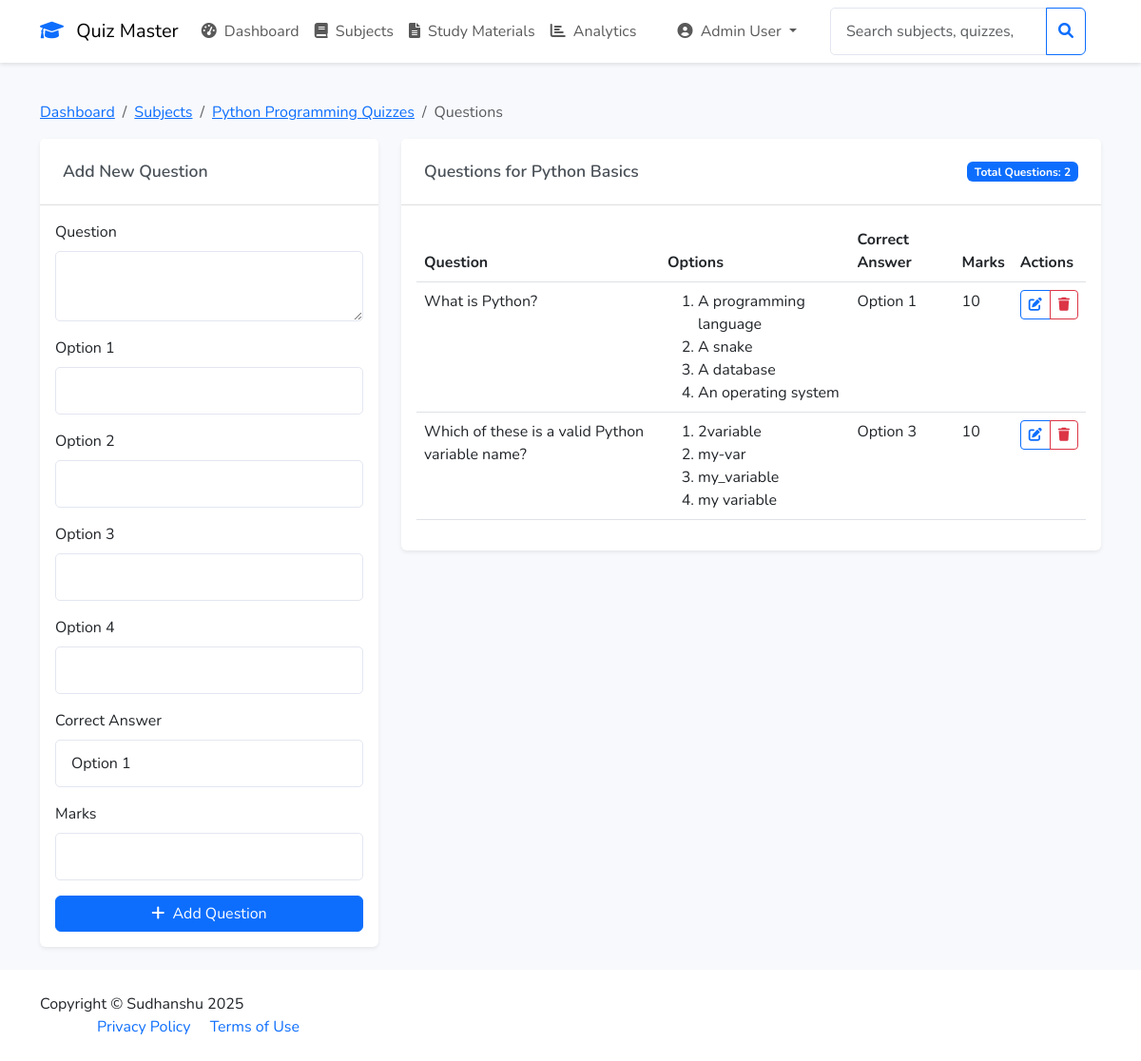
/admin/quiz/1/questions (signed in), run on the app's committed database.
### app/models/user.py (models this page shows, shortened)
class User(UserMixin, db.Model):
    __tablename__ = 'user'
    id = db.Column(db.Integer, primary_key=True)
    email = db.Column(db.String(120), unique=True, nullable=False)
    password_hash = db.Column(db.String(256), nullable=False)
    full_name = db.Column(db.String(100), nullable=False)
    qualification = db.Column(db.String(100), nullable=True)
    dob = db.Column(db.Date, nullable=True)
    is_admin = db.Column(db.Boolean, default=False)
    created_at = db.Column(db.DateTime, default=datetime.utcnow)
    scores = db.relationship('Score', backref='user', lazy=True)
    achievements = db.relationship('Achievement', backref='user', lazy=True)

### app/models/subject.py (models this page shows)
class Subject(db.Model):
    id = db.Column(db.Integer, primary_key=True)
    name = db.Column(db.String(100), nullable=False)
    description = db.Column(db.Text, nullable=True)
    created_at = db.Column(db.DateTime, default=datetime.utcnow)
    chapters = db.relationship('Chapter', backref='subject', lazy=True)

### app/models/quiz.py (models this page shows)
class Quiz(db.Model):
    __tablename__ = 'quiz'
    id = db.Column(db.Integer, primary_key=True)
    title = db.Column(db.String(100), nullable=False)
    subject_id = db.Column(db.Integer, db.ForeignKey('subject.id'), nullable=False)
    duration = db.Column(db.Integer, nullable=False)  # in minutes
    total_marks = db.Column(db.Integer, nullable=False)
    created_at = db.Column(db.DateTime, default=datetime.utcnow)
    difficulty = db.Column(db.String(20), default='intermediate')  # Changed from difficulty_level
    category = db.Column(db.String(50))
    is_public = db.Column(db.Boolean, default=True)
    time_limit_enforced = db.Column(db.Boolean, default=True)
    passing_percentage = db.Column(db.Float, default=60.0)
    allow_review = db.Column(db.Boolean, default=True)
    subject = db.relationship('Subject', backref='quizzes')
    questions = db.relationship('Question', backref='quiz', lazy=True)
    scores = db.relationship('Score', backref='quiz', lazy=True)
    DIFFICULTY_LEVELS = ['beginner', 'intermediate', 'advanced', 'expert']
    CATEGORIES = ['Programming', 'Mathematics', 'Science', 'General Knowledge']

### app/models/question.py (models this page shows)
class Question(db.Model):
    id = db.Column(db.Integer, primary_key=True)
    quiz_id = db.Column(db.Integer, db.ForeignKey('quiz.id'), nullable=False)
    question_text = db.Column(db.Text, nullable=False)
    option1 = db.Column(db.String(200), nullable=False)
    option2 = db.Column(db.String(200), nullable=False)
    option3 = db.Column(db.String(200), nullable=False)
    option4 = db.Column(db.String(200), nullable=False)
    correct_answer = db.Column(db.Integer, nullable=False)  # 1, 2, 3, or 4
    marks = db.Column(db.Integer, nullable=False)

### app/routes.py (the view, shortened to what this page needs)
@admin_bp.route('/quiz/<int:quiz_id>/questions', methods=['GET', 'POST'])
@admin_required
def add_questions(quiz_id):
    quiz = Quiz.query.get_or_404(quiz_id)
    form = QuestionForm()
    questions = Question.query.filter_by(quiz_id=quiz_id).all()
    return render_template('admin/questions.html',
                         form=form,
                         quiz=quiz,
                         questions=questions)

### app/forms.py
class QuestionForm(FlaskForm):
    question_text = TextAreaField('Question', validators=[DataRequired()])
    option1 = StringField('Option 1', validators=[DataRequired()])
    option2 = StringField('Option 2', validators=[DataRequired()])
    option3 = StringField('Option 3', validators=[DataRequired()])
    option4 = StringField('Option 4', validators=[DataRequired()])
    correct_answer = SelectField('Correct Answer',
                               choices=[(1, 'Option 1'), (2, 'Option 2'),
                                      (3, 'Option 3'), (4, 'Option 4')],
                               coerce=int,
                               validators=[DataRequired()])
    marks = IntegerField('Marks', validators=[DataRequired()])
    submit = SubmitField('Add Question')

### app/__init__.py (called while the page is built)
def create_app():
    app = Flask(__name__)
    app.config.from_object(Config)
    db.init_app(app)
    login_manager.init_app(app)
    mail.init_app(app)
    @login_manager.user_loader
    def load_user(id):
        return User.query.get(int(id))
    @app.template_filter('strftime')
    def _jinja2_filter_datetime(date, fmt=None):
        if fmt is None:
            fmt = '%Y-%m-%d %H:%M'
        return date.strftime(fmt) if date else ''
    from app.routes import auth_bp, admin_bp, user_bp, main_bp
    app.register_blueprint(main_bp)
    app.register_blueprint(auth_bp)
    app.register_blueprint(admin_bp)
    app.register_blueprint(user_bp)
    return app

### app/routes.py (called while the page is built)
def admin_required(f):
    @wraps(f)
    def decorated_function(*args, **kwargs):
        if not current_user.is_authenticated:
            return redirect(url_for('auth.login'))
        if not current_user.is_admin:
            flash('Access denied. Admin privileges required.', 'danger')
            return redirect(url_for('user.dashboard'))
        return f(*args, **kwargs)
    return decorated_function

### app/templates/admin/questions.html (shortened to what this page needs)
{% extends "base.html" %}
{% block content %}
<div class="container">
    <nav aria-label="breadcrumb" class="mt-3">
        <ol class="breadcrumb">
            <li class="breadcrumb-item"><a href="{{ url_for('admin.dashboard') }}">Dashboard</a></li>
            <li class="breadcrumb-item"><a href="{{ url_for('admin.manage_subjects') }}">Subjects</a></li>
            <li class="breadcrumb-item"><a href="{{ url_for('admin.subject_quizzes', subject_id=quiz.subject_id) }}">{{ quiz.subject.name }} Quizzes</a></li>
            <li class="breadcrumb-item active">Questions</li>
        </ol>
    </nav>
    <div class="row">
        <div class="col-md-4">
            <div class="card shadow-sm">
                <div class="card-header">
                    <h5 class="card-title mb-0">Add New Question</h5>
                </div>
                <div class="card-body">
                    <form method="POST">
                        <div class="mb-3">
                            {{ form.question_text.label(class="form-label") }}
                            {{ form.question_text(class="form-control") }}
                        </div>
                        <div class="mb-3">
                            {{ form.option1.label(class="form-label") }}
                            {{ form.option1(class="form-control") }}
                        </div>
                        <div class="mb-3">
                            {{ form.option2.label(class="form-label") }}
                            {{ form.option2(class="form-control") }}
                        </div>
                        <div class="mb-3">
                            {{ form.option3.label(class="form-label") }}
                            {{ form.option3(class="form-control") }}
                        </div>
                        <div class="mb-3">
                            {{ form.option4.label(class="form-label") }}
                            {{ form.option4(class="form-control") }}
                        </div>
                        <div class="mb-3">
                            {{ form.correct_answer.label(class="form-label") }}
                            {{ form.correct_answer(class="form-control") }}
                        </div>
                        <div class="mb-3">
                            {{ form.marks.label(class="form-label") }}
                            {{ form.marks(class="form-control", type="number") }}
                        </div>
                        <div class="d-grid">
                            <button type="submit" class="btn btn-primary">
                                <i class="fas fa-plus me-1"></i> Add Question
                            </button>
                        </div>
                    </form>
                </div>
            </div>
        </div>
        <div class="col-md-8">
            <div class="card shadow-sm">
                <div class="card-header d-flex justify-content-between align-items-center">
                    <h5 class="card-title mb-0">Questions for {{ quiz.title }}</h5>
                    <span class="badge bg-primary">Total Questions: {{ questions|length }}</span>
                </div>
                <div class="card-body">
                    {% if questions %}
                        <div class="table-responsive">
                            <table class="table table-hover">
                                <thead>
                                    <tr>
                                        <th>Question</th>
                                        <th>Options</th>
                                        <th>Correct Answer</th>
                                        <th>Marks</th>
                                        <th>Actions</th>
                                    </tr>
                                </thead>
                                <tbody>
                                    {% for question in questions %}
                                        <tr>
                                            <td>{{ question.question_text }}</td>
                                            <td>
                                                <ol type="1" class="mb-0">
                                                    <li>{{ question.option1 }}</li>
                                                    <li>{{ question.option2 }}</li>
                                                    <li>{{ question.option3 }}</li>
                                                    <li>{{ question.option4 }}</li>
                                                </ol>
                                            </td>
                                            <td>Option {{ question.correct_answer }}</td>
                                            <td>{{ question.marks }}</td>
                                            <td>
                                                <div class="btn-group">
                                                    <a href="{{ url_for('admin.edit_question', question_id=question.id) }}"
                                                       class="btn btn-sm btn-outline-primary">
                                                        <i class="fas fa-edit"></i>
                                                    </a>
                                                    <button type="button"
                                                            class="btn btn-sm btn-outline-danger"
                                                            onclick="confirmDelete({{ question.id }})">
                                                        <i class="fas fa-trash"></i>
                                                    </button>
                                                </div>
                                            </td>
                                        </tr>
                                    {% endfor %}
                                </tbody>
                            </table>
                        </div>
                    {% else %}
                        <div class="text-center py-4">
                            <i class="fas fa-question-circle fa-3x text-muted mb-3"></i>
                            <p class="lead">No questions added yet.</p>
                        </div>
                    {% endif %}
                </div>
            </div>
        </div>
    </div>
</div>
{% endblock %}

### app/templates/base.html (shortened to what this page needs)
<!DOCTYPE html>
<html lang="en">
<head>
    <link href="https://cdn.jsdelivr.net/npm/bootstrap@5.3.0/dist/css/bootstrap.min.css" rel="stylesheet">
    <link href="https://cdnjs.cloudflare.com/ajax/libs/font-awesome/6.0.0/css/all.min.css" rel="stylesheet">
    <link href="{{ url_for('static', filename='css/style.css') }}" rel="stylesheet">
</head>
<body>
    <nav class="navbar navbar-expand-lg navbar-light bg-white">
        <div class="container">
            <a class="navbar-brand" href="{{ url_for('main.index') }}">
                <i class="fas fa-graduation-cap text-primary me-2"></i>
                Quiz Master
            </a>
            <div class="collapse navbar-collapse" id="navbarNav">
                {% if current_user.is_authenticated %}
                    {% if current_user.is_admin %}
                        <ul class="navbar-nav me-auto">
                            <li class="nav-item">
                                <a class="nav-link" href="{{ url_for('admin.dashboard') }}">
                                    <i class="fas fa-tachometer-alt me-1"></i> Dashboard
                                </a>
                            </li>
                            <li class="nav-item">
                                <a class="nav-link" href="{{ url_for('admin.manage_subjects') }}">
                                    <i class="fas fa-book me-1"></i> Subjects
                                </a>
                            </li>
                            <li class="nav-item">
                                <a class="nav-link" href="{{ url_for('admin.manage_study_materials') }}">
                                    <i class="fas fa-file-alt me-1"></i> Study Materials
                                </a>
                            </li>
                            <li class="nav-item">
                                <a class="nav-link" href="{{ url_for('admin.quiz_analytics') }}">
                                    <i class="fas fa-chart-bar me-1"></i> Analytics
                                </a>
                            </li>
                        </ul>
                    {% endif %}
                    <ul class="navbar-nav">
                        <li class="nav-item dropdown">
                            <a class="nav-link dropdown-toggle" href="#" id="userDropdown" role="button" data-bs-toggle="dropdown">
                                <i class="fas fa-user-circle me-1"></i>
                                {{ current_user.full_name }}
                            </a>
                        </li>
                    </ul>
                {% endif %}
                {% if current_user.is_authenticated %}
                    <form class="d-flex ms-auto me-3" method="GET"
                          action="{{ url_for('admin.admin_search' if current_user.is_admin else 'user.user_search') }}">
                        <div class="input-group">
                            <input type="search" name="q" class="form-control"
                                   placeholder="{{ 'Search subjects, quizzes, or users...' if current_user.is_admin else 'Search quizzes...' }}">
                            <button class="btn btn-outline-primary" type="submit">
                                <i class="fas fa-search"></i>
                            </button>
                        </div>
                    </form>
                {% endif %}
            </div>
        </div>
    </nav>
    <main class="py-4">
        {% block content %}{% endblock %}
    </main>
    <footer class="bg-white py-4 mt-auto">
        <div class="container">
            <div class="row align-items-center">
                <div class="col-lg-6 text-lg-start">
                    Copyright &copy; Sudhanshu 2025
                <div class="col-lg-6 text-lg-end">
                    <a href="#" class="text-decoration-none me-3">Privacy Policy</a>
                    <a href="#" class="text-decoration-none">Terms of Use</a>
                </div>
            </div>
        </div>
    </footer>
</body>
</html>

### app/static/css/style.css (style rules this page uses)
:root { --primary-color: #4e73df; --secondary-color: #858796; --success-color: #1cc88a; --info-color: #36b9cc; --warning-color: #f6c23e; --danger-color: #e74a3b; --light-color: #f8f9fc; --dark-color: #5a5c69; }
body { font-family: 'Nunito', sans-serif; background-color: #f8f9fc; }
.navbar { box-shadow: 0 2px 4px rgba(0,0,0,.1); }
.card { border: none; box-shadow: 0 0.15rem 1.75rem 0 rgba(58, 59, 69, 0.15); transition: transform 0.2s ease-in-out; }
.form-control { border-radius: 5px; padding: 0.75rem 1rem; border: 1px solid #e3e6f0; }
.card-header { background-color: #fff; border-bottom: 1px solid rgba(0, 0, 0, 0.125); padding: 1.5rem; }
.card-title { color: #495057; font-size: 1.1rem; font-weight: 600; margin-bottom: 1rem; }

### data on the page
User: full_name "Admin User", q "Search subjects, quizzes, or users..."
Subject: subject.name "Python Programming"
Quiz: title "Python Basics"
Question: question_text "What is Python?", option1 "A programming language", option2 "A snake", option3 "A database", option4 "An operating system", correct_answer "1", marks "10"
Question: question_text "Which of these is a valid Python variable name?", option1 "2variable", option2 "my-var", option3 "my_variable", option4 "my variable", correct_answer "3", marks "10"

### other printed values
{{ questions|length }} "2"
